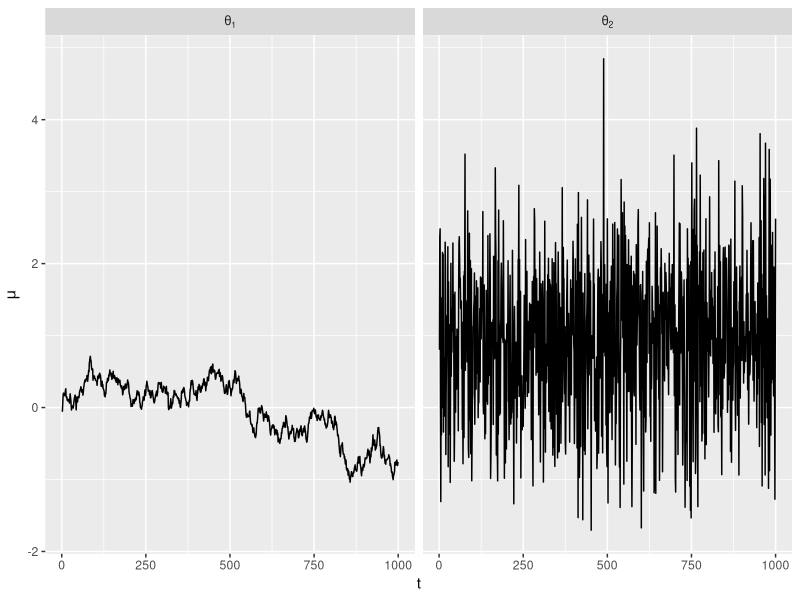
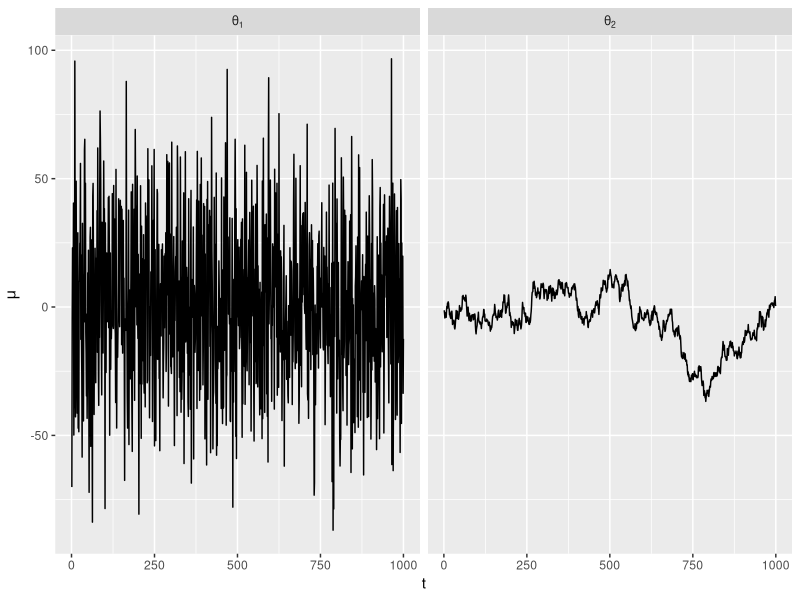

The R script that drew these images, in order:
library(ggplot2)

set.seed(1235341)
n <- 1000
sig2s <- c(.001, 1000)
dat <- data.frame(mu=NULL, t=NULL, sig2=NULL, DA=NULL)
for(j in 1:2){
  sig2 <- sig2s[j]
  theta1 <- sqrt(sig2)*rnorm(1)
  y <- theta1 + rnorm(1)
  out1 <- rep(0,n)
  out2 <- out1
  mu <- 0
  for(i in 1:n){
    thmn <- (mu + sig2*y)/(1 + sig2)
    thsd <- sqrt(sig2 / (1 + sig2))
    theta1 <- rnorm(1, thmn, thsd)
    mu <- rnorm(1, theta1, sqrt(sig2))
    out1[i] <- mu
  }
  mu <- 0
  for(i in 1:n){
    thmn <- sig2*(y-mu)/(1 + sig2)
    thsd <- sqrt(sig2 / (1 + sig2))
    theta2 <- rnorm(1, thmn, thsd)
    mu <- rnorm(1,y-theta2, 1)
    out2[i] <- mu
  }
  tempdat <- data.frame(mu=c(out1,out2), t=rep(1:n,2),sig2=sig2,DA=c(rep("theta[1]",n),rep("theta[2]",n)))
  dat <- data.frame(rbind(dat,tempdat))
}


p1 <- ggplot(data=dat[dat$sig2==sig2s[1],], aes(x=t, y=mu)) +
    geom_line() +
    facet_grid(facets=.~DA, labeller=label_parsed) +
    ylab(expression(mu))

p2 <- ggplot(data=dat[dat$sig2==sig2s[2],], aes(x=t, y=mu)) +
    geom_line() +
    facet_grid(facets=.~DA, labeller=label_parsed) +
    ylab(expression(mu))

ggsave(filename="trace1.pdf", plot=p1, width=6, height=2)
ggsave(filename="trace2.pdf", plot=p2, width=6, height=2)

